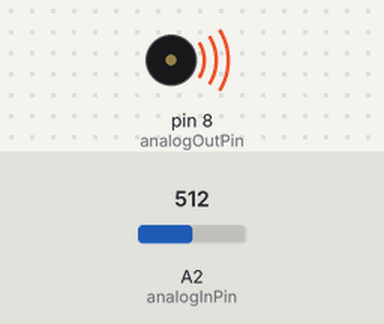
The sketch below on a simulated Arduino Uno, built with avr-gcc and run on an emulated ATmega328P. Parts: buzzer (waves = sounding). The test bench sets the inputs (shaded band); at power-on: A2 (analogInPin) = 512.

Above: at 0.1 s.
Timing chart, 0 to 1.6 s (numbered marks = the images above):
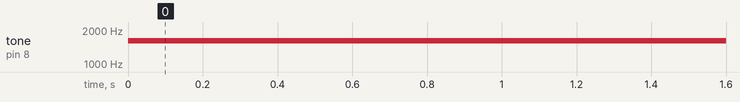

Measured:
- by itself, tone on pin 8 (analogOutPin): silent → 1601 Hz at 0.00 s

The sketch:

exo_4.ino
```cpp
const int analogInPin = A2; //variable en entier constante ,
//attribution du pin analogique 2 à la lecture de la résistance photovoltaique
const int analogOutPin = 8;//variable en entier constante ,
//attribution du pin 8 digital au buzzer

int sensorValue = 0;//création d'une variable entier à valeur variable
int outputValue = 0;//création d'une variable entier à valeur variable

void setup() {
 pinMode(analogOutPin, OUTPUT); // initialisation du port 8 est une sortie
 pinMode(analogInPin, INPUT); // initialisation du port A2 est une entrée
}

void loop() {
 sensorValue = analogRead(analogInPin); //sensorValue prend la valeur relevée analoginpin à A2
 outputValue = map(sensorValue, 0, 1023, 200, 3000);//outputValue prend la valeur de la fonction map
 //qui permet de convertir une plage de valeur en une autre plage de valeur.
 analogWrite(analogOutPin, outputValue);//on met analogOutPin à la l'état de outputValue
 tone(analogOutPin, outputValue);//la note outputValue en hz jouée sur un buzzer branché sur la broche analogOutPin
 delay(50);//attendre 50ms
}
```
